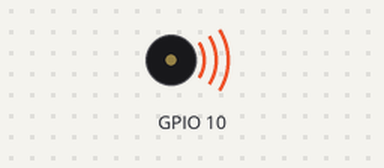
A program run on a simulated ESP32 board running MicroPython. Parts: buzzer (waves = sounding). At 3.0 s the program stops and its outputs stay as they are.

Above: at 0.1 s.
At 3.1 s:
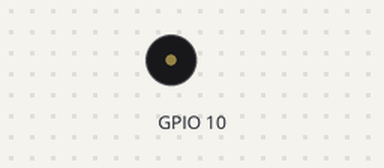
Timing chart, 0 to 4.5 s (numbered marks = the images above):
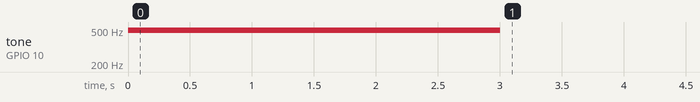

Measured:
- by itself, tone on GPIO 10: silent → 495 Hz at 0.00 s, → silent 3.0 s later

The program:

Kang_Beep.py
```python
import time
from machine import Pin, PWM

class Beep():
    def __init__(self, pin=10):  #10
        # 定义无源蜂鸣器 PWM 控制对象
        self.buzzer = PWM(Pin(pin, Pin.OUT))
        # 定义音符对应频率
        self.tone_list = [262, 294, 330, 350, 393, 441, 495]
        self.buzzer.duty(0)
        self.beep_flag = 0

    def _didi(self, time_ms, freq=6):
        if freq<0: freq=0
        if freq>6: freq=6
        # 初始化音符频率
        tone = self.tone_list[freq]
        self.buzzer.freq(tone)
        self.buzzer.duty(512)
        time.sleep_ms(time_ms)
        self.buzzer.duty(0)
    '''
    def didi(self):
        self.buzzer.freq(350)
        self.buzzer.duty(512)
    '''
    def didi_stop(self):
        #self.buzzer.freq(350)
        self.buzzer.duty(0)
    def didi(self):
        self._didi(3000)
    def didi_0(self):
        self._didi(100, 0)

if __name__ == "__main__":
    beep=Beep()
    beep.didi()
```
